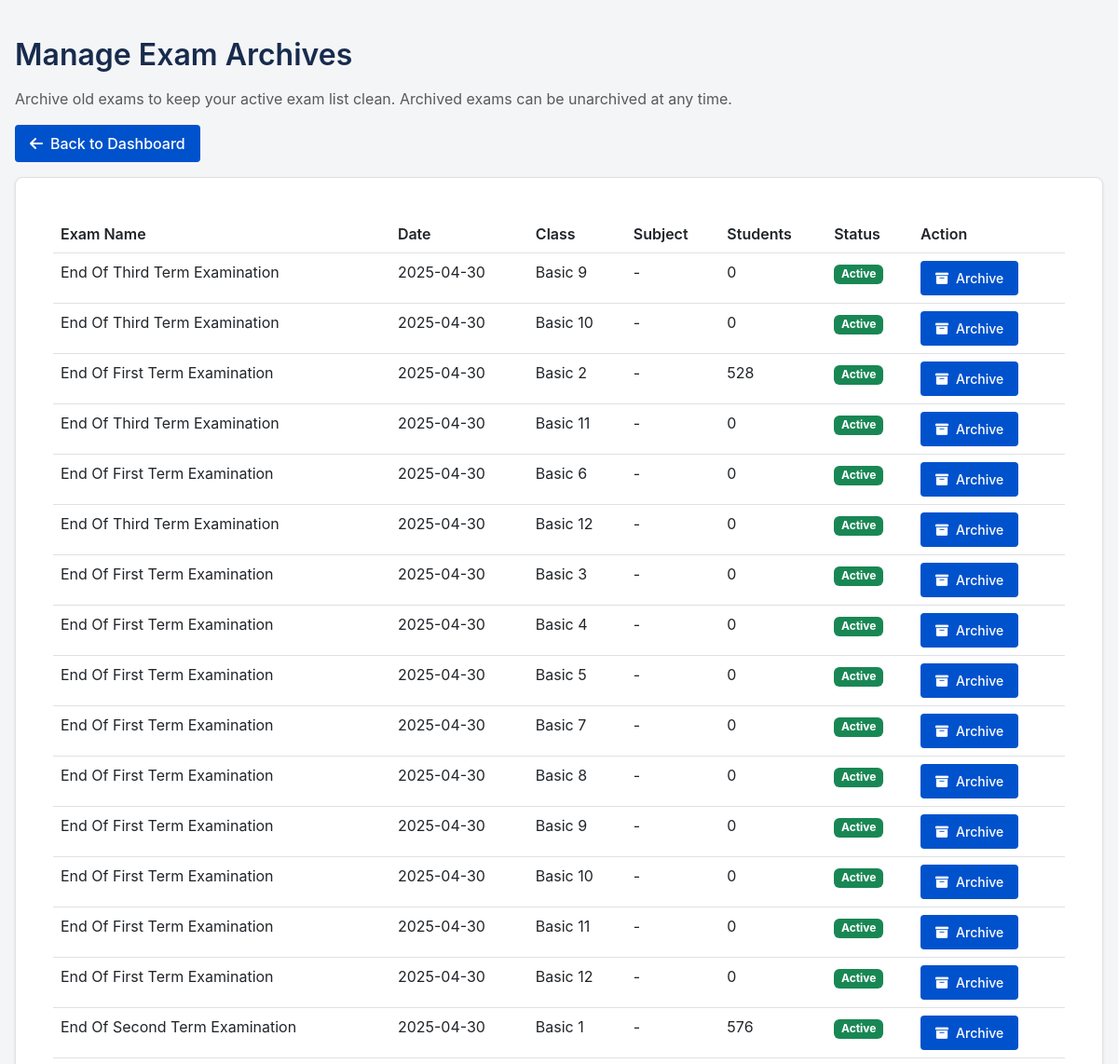
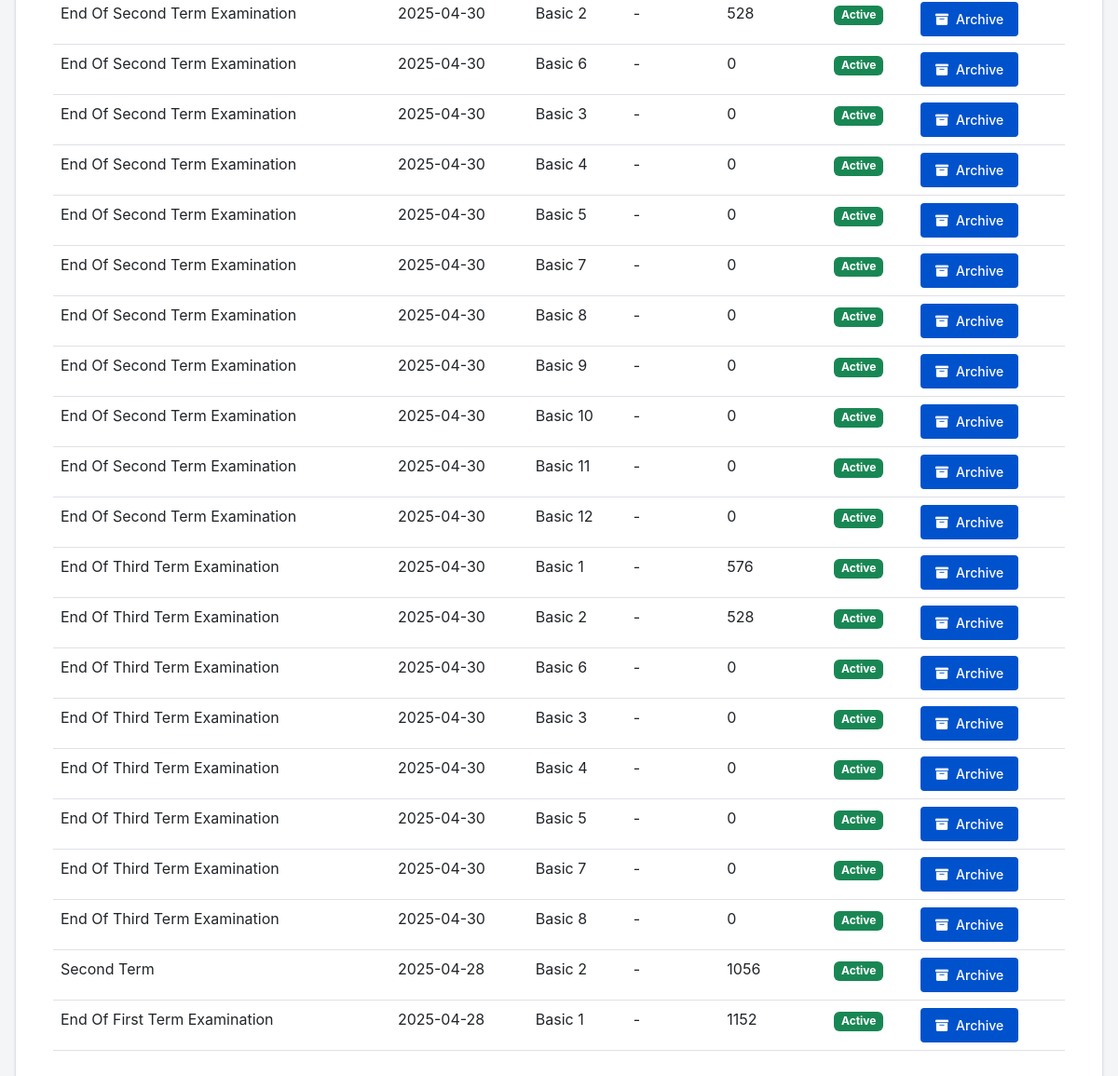
Page /admin/archive_exam.php (signed in) on the committed database (2 pictures, top to bottom).
### tables this page shows
CREATE TABLE `exams` (
  `id` int NOT NULL,
  `school_id` int NOT NULL,
  `title` varchar(255) NOT NULL,
  `session` varchar(20) NOT NULL,
  `term` int NOT NULL,
  `class_id` int NOT NULL,
  `created_by` int NOT NULL,
  `created_at` timestamp NULL DEFAULT CURRENT_TIMESTAMP,
  `archived` tinyint(1) DEFAULT '0',
  `archived_at` timestamp NULL DEFAULT NULL
);

CREATE TABLE `classes` (
  `id` int NOT NULL,
  `school_id` int NOT NULL,
  `class_name` varchar(100) NOT NULL,
  `description` varchar(255) DEFAULT NULL,
  `created_by` int DEFAULT NULL,
  `created_at` timestamp NOT NULL DEFAULT CURRENT_TIMESTAMP
);

### admin/archive_exam.php (the view, shortened to what this page needs)
<?php
include '../includes/db.php';
$stmt = $pdo->prepare("
    SELECT e.*, c.class_name, COUNT(DISTINCT s.id) as student_count
    FROM exams e
    LEFT JOIN student_scores s ON e.id = s.exam_id
    JOIN classes c ON e.class_id = c.id
    WHERE e.school_id = ?
    GROUP BY e.id, e.title, e.session, e.term, e.class_id, e.archived, e.created_at, c.class_name
    ORDER BY e.archived ASC, e.created_at DESC");
$stmt->execute([$_SESSION['school_id']]);
$exams = $stmt->fetchAll();
?>
<!DOCTYPE html>
<html>
<head>
    <link href="https://cdn.jsdelivr.net/npm/bootstrap@5.3.0/dist/css/bootstrap.min.css" rel="stylesheet">
    <link href="https://cdnjs.cloudflare.com/ajax/libs/font-awesome/6.0.0/css/all.min.css" rel="stylesheet">
    <link rel="stylesheet" href="../assets/clean-styles.css">
</head>
<body>
    <div class="container mt-4">
        <h2>Manage Exam Archives</h2>
        <p class="text-muted">Archive old exams to keep your active exam list clean. Archived exams can be unarchived at any time.</p>
        <div class="mb-3">
            <a href="dashboard.php" class="btn btn-secondary">
                <i class="fas fa-arrow-left"></i> Back to Dashboard
            </a>
        </div>
        <div class="card">
            <div class="card-body">
                <table class="table">
                    <thead>
                        <tr>
                            <th>Exam Name</th>
                            <th>Date</th>
                            <th>Class</th>
                            <th>Subject</th>
                            <th>Students</th>
                            <th>Status</th>
                            <th>Action</th>
                        </tr>
                    </thead>
                    <tbody>
                        <?php foreach ($exams as $exam): ?>
                        <tr class="<?php echo $exam['archived'] ? 'table-secondary' : ''; ?>">
                            <td><?php echo htmlspecialchars($exam['title']); ?></td>
                            <td><?php echo date('Y-m-d', strtotime($exam['created_at'])); ?></td>
                            <td><?php echo htmlspecialchars($exam['class_name']); ?></td>
                            <td>-</td>
                            <td><?php echo $exam['student_count']; ?></td>
                            <td>
                                <span class="badge <?php echo $exam['archived'] ? 'bg-secondary' : 'bg-success'; ?>">
                                    <?php echo $exam['archived'] ? 'Archived' : 'Active'; ?>
                                </span>
                            </td>
                            <td>
                                <button onclick="toggleArchive(<?php echo $exam['id']; ?>, <?php echo $exam['archived']; ?>)"
                                        class="btn btn-sm <?php echo $exam['archived'] ? 'btn-success' : 'btn-secondary'; ?>">
                                    <i class="fas fa-<?php echo $exam['archived'] ? 'box-open' : 'archive'; ?>"></i>
                                    <?php echo $exam['archived'] ? 'Unarchive' : 'Archive'; ?>
                                </button>
                            </td>
                        </tr>
                        <?php endforeach; ?>
                    </tbody>
                </table>
            </div>
        </div>
    </div>
</body>
</html>

### assets/clean-styles.css (style rules this page uses)
:root { --primary: #0052cc; --primary-dark: #003d99; --primary-light: #4d88ff; --secondary: #00875a; --secondary-dark: #006644; --success: #36b37e; --danger: #de350b; --warning: #ff991f; --info: #0065ff; --dark: #172b4d; --light: #f4f5f7; --white: #ffffff; --gray: #6b778c; --gray-light: #dfe1e6; --gray-dark: #253858; --body-bg: #f4f5f7; --card-bg: #ffffff; --text: #172b4d; --text-light: #5e6c84; --text-white: #ffffff; --border: #dfe1e6; --spacing-xs: 0.25rem; --spacing-sm: 0.5rem; --spacing-md: 1rem; --spacing-lg: 1.5rem; --spacing-xl: 2rem; --radius-sm: 4px; --radius: 8px; --radius-lg: 12px; --shadow-sm: 0 1px 2px rgba(0, 0, 0, 0.05); --shadow: 0 1px 3px rgba(0, 0, 0, 0.1); --shadow-lg: 0 4px 6px rgba(0, 0, 0, 0.1); --transition: 0.2s ease; }
* { margin: 0; padding: 0; box-sizing: border-box; }
html { font-size: 16px; -webkit-text-size-adjust: 100%; }
body { font-family: -apple-system, BlinkMacSystemFont, "Segoe UI", Roboto, Oxygen, Ubuntu, Cantarell, sans-serif; line-height: 1.5; color: var(--text); background-color: var(--body-bg); }
h1, h2, h3, h4, h5, h6 { margin-bottom: var(--spacing-md); font-weight: 600; line-height: 1.2; color: var(--dark); }
.container { width: 100%; padding: var(--spacing-md); margin: 0 auto; max-width: 1200px; }
.card { background: var(--card-bg); border-radius: var(--radius); box-shadow: var(--shadow); padding: var(--spacing-lg); margin-bottom: var(--spacing-md); border: 1px solid var(--border); }
.btn { display: inline-flex; align-items: center; justify-content: center; padding: var(--spacing-sm) var(--spacing-lg); border-radius: var(--radius); font-weight: 500; text-align: center; cursor: pointer; transition: var(--transition); background: var(--primary); color: var(--text-white); border: none; min-height: 40px; }
.btn-sm { padding: 0.25rem 0.5rem; font-size: 0.875rem; min-height: 32px; }
table { width: 100%; border-collapse: collapse; }
th, td { padding: var(--spacing-md); border-bottom: 1px solid var(--border); text-align: left; }
th { background: var(--light); font-weight: 600; color: var(--text); }
.mb-3 { margin-bottom: var(--spacing-md) !important; }
.btn { display: inline-flex; align-items: center; gap: 0.5rem; padding: 0.5rem 1rem; border-radius: 0.25rem; border: none; cursor: pointer; transition: all 0.2s ease; }

### rows in the picture
exams: title "End Of Third Term Examination", created_at "2025-04-30", class.class_name "Basic 9", student_count "0", archived "Active"
exams: title "End Of Third Term Examination", created_at "2025-04-30", class.class_name "Basic 10", student_count "0", archived "Active"
exams: title "End Of First Term Examination", created_at "2025-04-30", class.class_name "Basic 2", student_count "528", archived "Active"
exams: title "End Of Third Term Examination", created_at "2025-04-30", class.class_name "Basic 11", student_count "0", archived "Active"
exams: title "End Of First Term Examination", created_at "2025-04-30", class.class_name "Basic 6", student_count "0", archived "Active"
exams: title "End Of Third Term Examination", created_at "2025-04-30", class.class_name "Basic 12", student_count "0", archived "Active"
exams: title "End Of First Term Examination", created_at "2025-04-30", class.class_name "Basic 3", student_count "0", archived "Active"
exams: title "End Of First Term Examination", created_at "2025-04-30", class.class_name "Basic 4", student_count "0", archived "Active"
exams: title "End Of First Term Examination", created_at "2025-04-30", class.class_name "Basic 5", student_count "0", archived "Active"
exams: title "End Of First Term Examination", created_at "2025-04-30", class.class_name "Basic 7", student_count "0", archived "Active"
exams: title "End Of First Term Examination", created_at "2025-04-30", class.class_name "Basic 8", student_count "0", archived "Active"
exams: title "End Of First Term Examination", created_at "2025-04-30", class.class_name "Basic 9", student_count "0", archived "Active"
exams: title "End Of First Term Examination", created_at "2025-04-30", class.class_name "Basic 10", student_count "0", archived "Active"
exams: title "End Of First Term Examination", created_at "2025-04-30", class.class_name "Basic 11", student_count "0", archived "Active"
exams: title "End Of First Term Examination", created_at "2025-04-30", class.class_name "Basic 12", student_count "0", archived "Active"
exams: title "End Of Second Term Examination", created_at "2025-04-30", class.class_name "Basic 1", student_count "576", archived "Active"
exams: title "End Of Second Term Examination", created_at "2025-04-30", class.class_name "Basic 2", student_count "528", archived "Active"
exams: title "End Of Second Term Examination", created_at "2025-04-30", class.class_name "Basic 6", student_count "0", archived "Active"
exams: title "End Of Second Term Examination", created_at "2025-04-30", class.class_name "Basic 3", student_count "0", archived "Active"
exams: title "End Of Second Term Examination", created_at "2025-04-30", class.class_name "Basic 4", student_count "0", archived "Active"
exams: title "End Of Second Term Examination", created_at "2025-04-30", class.class_name "Basic 5", student_count "0", archived "Active"
exams: title "End Of Second Term Examination", created_at "2025-04-30", class.class_name "Basic 7", student_count "0", archived "Active"
exams: title "End Of Second Term Examination", created_at "2025-04-30", class.class_name "Basic 8", student_count "0", archived "Active"
exams: title "End Of Second Term Examination", created_at "2025-04-30", class.class_name "Basic 9", student_count "0", archived "Active"
exams: title "End Of Second Term Examination", created_at "2025-04-30", class.class_name "Basic 10", student_count "0", archived "Active"
exams: title "End Of Second Term Examination", created_at "2025-04-30", class.class_name "Basic 11", student_count "0", archived "Active"
exams: title "End Of Second Term Examination", created_at "2025-04-30", class.class_name "Basic 12", student_count "0", archived "Active"
exams: title "End Of Third Term Examination", created_at "2025-04-30", class.class_name "Basic 1", student_count "576", archived "Active"
exams: title "End Of Third Term Examination", created_at "2025-04-30", class.class_name "Basic 2", student_count "528", archived "Active"
exams: title "End Of Third Term Examination", created_at "2025-04-30", class.class_name "Basic 6", student_count "0", archived "Active"
exams: title "End Of Third Term Examination", created_at "2025-04-30", class.class_name "Basic 3", student_count "0", archived "Active"
exams: title "End Of Third Term Examination", created_at "2025-04-30", class.class_name "Basic 4", student_count "0", archived "Active"
exams: title "End Of Third Term Examination", created_at "2025-04-30", class.class_name "Basic 5", student_count "0", archived "Active"
exams: title "End Of Third Term Examination", created_at "2025-04-30", class.class_name "Basic 7", student_count "0", archived "Active"
exams: title "End Of Third Term Examination", created_at "2025-04-30", class.class_name "Basic 8", student_count "0", archived "Active"
exams: title "Second Term", created_at "2025-04-28", class.class_name "Basic 2", student_count "1056", archived "Active"
exams: title "End Of First Term Examination", created_at "2025-04-28", class.class_name "Basic 1", student_count "1152", archived "Active"
